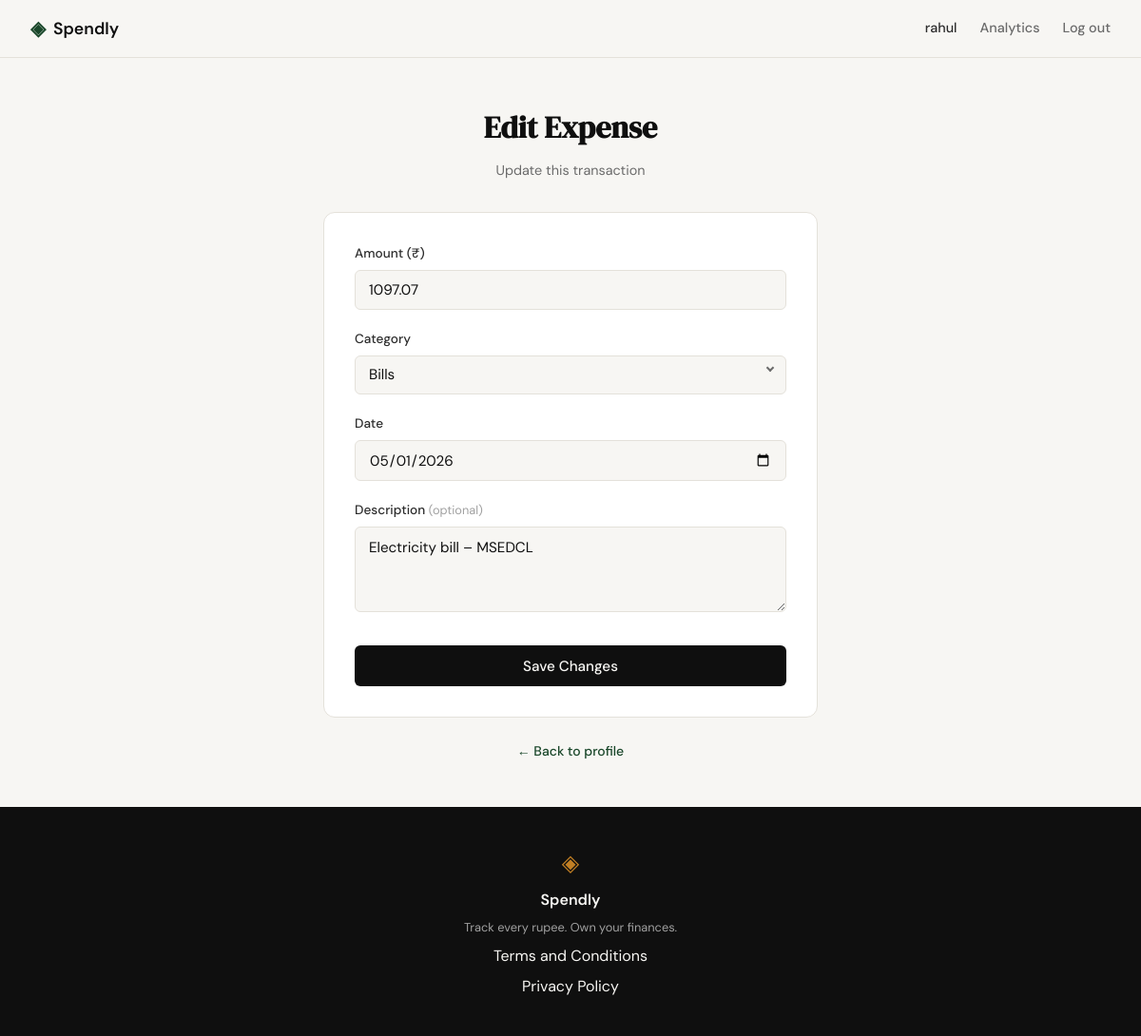
Before: /expenses/14/edit (signed in) with the older database file.
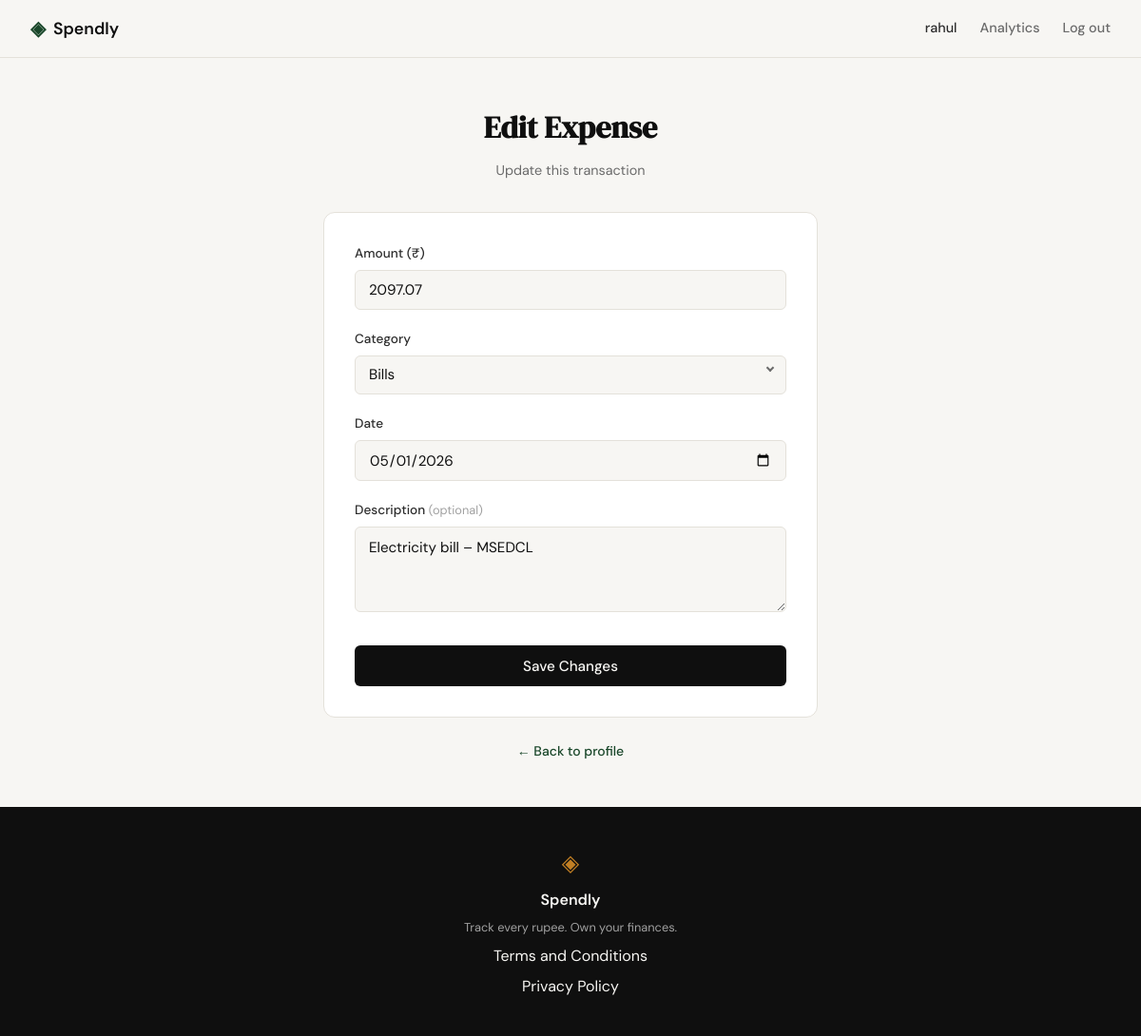
After: the same page with the newer database file.
### tables this page shows
CREATE TABLE expenses (
            id          INTEGER PRIMARY KEY AUTOINCREMENT,
            user_id     INTEGER NOT NULL REFERENCES users(id),
            amount      REAL    NOT NULL,
            category    TEXT    NOT NULL,
            date        TEXT    NOT NULL,
            description TEXT,
            created_at  TEXT    DEFAULT (datetime('now'))
        );

### app.py (the view, shortened to what this page needs)
@app.route("/expenses/<int:expense_id>/edit", methods=["GET", "POST"])
def edit_expense(expense_id):
    if not session.get("user_id"):
        return redirect(url_for("login"))
    expense = get_expense_by_id(expense_id, session["user_id"])
    if expense is None:
        abort(404)
    form = {
        "amount": expense["amount"],
        "category": expense["category"],
        "date": expense["date"],
        "description": expense["description"] or "",
    }
    return render_template(
        "edit_expense.html",
        error=None,
        form=form,
        categories=ALLOWED_CATEGORIES,
        expense_id=expense_id,
    )

### database/db.py (called while the page is built)
def get_db():
    conn = sqlite3.connect(DB_PATH)
    conn.row_factory = sqlite3.Row
    conn.execute("PRAGMA foreign_keys = ON")
    return conn

def get_expense_by_id(expense_id, user_id):
    conn = get_db()
    try:
        return conn.execute(
            "SELECT id, user_id, amount, category, date, description"
            " FROM expenses WHERE id = ? AND user_id = ?",
            (expense_id, user_id),
        ).fetchone()
    finally:
        conn.close()

### templates/edit_expense.html (shortened to what this page needs)
{% extends "base.html" %}
{% block head %}
<link rel="stylesheet" href="{{ url_for('static', filename='css/edit_expense.css') }}">
{% endblock %}
{% block content %}
<section class="auth-section">
    <div class="auth-container edit-expense-container">
        <div class="auth-header">
            <h1 class="auth-title">Edit Expense</h1>
            <p class="auth-subtitle">Update this transaction</p>
        </div>
        <div class="auth-card">
            <form method="POST" action="{{ url_for('edit_expense', expense_id=expense_id) }}">
                <div class="form-group">
                    <label for="amount">Amount (&#8377;)</label>
                    <input type="number"
                           id="amount"
                           name="amount"
                           class="form-input"
                           placeholder="0.00"
                           step="0.01"
                           min="0.01"
                           value="{{ form.amount or '' }}"
                           required
                           autofocus>
                </div>
                <div class="form-group">
                    <label for="category">Category</label>
                    <select id="category" name="category" class="form-input form-select" required>
                        {% for cat in categories %}
                        <option value="{{ cat }}" {% if form.category == cat %}selected{% endif %}>{{ cat }}</option>
                        {% endfor %}
                    </select>
                </div>
                <div class="form-group">
                    <label for="date">Date</label>
                    <input type="date"
                           id="date"
                           name="date"
                           class="form-input"
                           value="{{ form.date or '' }}"
                           required>
                </div>
                <div class="form-group">
                    <label for="description">Description <span class="edit-expense-optional">(optional)</span></label>
                    <textarea id="description"
                              name="description"
                              class="form-input edit-expense-textarea"
                              placeholder="e.g. Lunch at the deli"
                              rows="3">{{ form.description or '' }}</textarea>
                </div>
                <button type="submit" class="btn-submit">Save Changes</button>
            </form>
        </div>
        <p class="auth-switch">
            <a href="{{ url_for('profile') }}">&#8592; Back to profile</a>
        </p>
    </div>
</section>
{% endblock %}

### templates/base.html (shortened to what this page needs)
<!DOCTYPE html>
<html lang="en">
<head>
    <link rel="stylesheet" href="{{ url_for('static', filename='css/style.css') }}">
    {% block head %}{% endblock %}
</head>
<body>
    <nav class="navbar">
        <div class="nav-inner">
            <a href="{{ url_for('landing') }}" class="nav-brand">
                <span class="brand-icon">◈</span>
                <span class="brand-name">Spendly</span>
            </a>
            <div class="nav-links">
                {% if session.get('user_id') %}
                <span class="nav-user-name">{{ session.get('user_name') }}</span>
                <a href="{{ url_for('analytics') }}" class="{% if request.endpoint == 'analytics' %}nav-active{% endif %}">Analytics</a>
                <a href="{{ url_for('logout') }}">Log out</a>
                {% else %}
                <a href="{{ url_for('login') }}">Sign in</a>
                <a href="{{ url_for('register') }}" class="nav-cta">Get started</a>
                {% endif %}
            </div>
        </div>
    </nav>
    <main class="main-content">
        {% block content %}{% endblock %}
    </main>
    <footer class="footer">
        <div class="footer-inner">
            <span class="brand-icon">◈</span>
            <span class="footer-name">Spendly</span>
            <p class="footer-copy">Track every rupee. Own your finances.</p>
            <a href="/terms">Terms and Conditions</a>
            <a href="/privacy">Privacy Policy</a>
        </div>
    </footer>
</body>
</html>

### static/css/style.css (style rules this page uses)
:root { --ink: #0f0f0f; --ink-soft: #2d2d2d; --ink-muted: #6b6b6b; --ink-faint: #a0a0a0; --paper: #f7f6f3; --paper-warm: #f0ede6; --paper-card: #ffffff; --accent: #1a472a; --accent-light: #e8f0eb; --accent-2: #c17f24; --accent-2-light: #fdf3e3; --danger: #c0392b; --danger-light: #fdecea; --border: #e4e1da; --border-soft: #eeebe4; --font-display: 'DM Serif Display', Georgia, serif; --font-body: 'DM Sans', system-ui, sans-serif; --max-width: 1200px; --auth-width: 440px; --radius-sm: 6px; --radius-md: 12px; --radius-lg: 20px; }
*, *::before, *::after { box-sizing: border-box; margin: 0; padding: 0; }
html { font-size: 16px; scroll-behavior: smooth; }
body { background: var(--paper); color: var(--ink); font-family: var(--font-body); font-size: 1rem; line-height: 1.6; -webkit-font-smoothing: antialiased; }
a { color: inherit; text-decoration: none; }
.navbar { position: sticky; top: 0; z-index: 100; background: var(--paper); border-bottom: 1px solid var(--border); padding: 0 2rem; }
.nav-inner { max-width: var(--max-width); margin: 0 auto; height: 60px; display: flex; align-items: center; justify-content: space-between; }
.nav-brand { display: flex; align-items: center; gap: 0.5rem; font-family: var(--font-body); font-weight: 600; font-size: 1.1rem; color: var(--ink); }
.brand-icon { color: var(--accent); font-size: 1.3rem; }
.brand-name { color: var(--ink); }
.nav-links { display: flex; align-items: center; gap: 1.5rem; font-size: 0.9rem; font-weight: 500; }
.nav-links a { color: var(--ink-muted); transition: color 0.2s; }
.nav-user-name { font-size: 0.9rem; font-weight: 500; color: var(--ink-soft); }
.main-content { min-height: calc(100vh - 60px - 100px); }
.auth-section { min-height: calc(100vh - 60px - 100px); display: flex; align-items: center; justify-content: center; padding: 3rem 2rem; }
.auth-container { width: 100%; max-width: var(--auth-width); }
.auth-header { text-align: center; margin-bottom: 2rem; }
.auth-title { font-family: var(--font-display); font-size: 2rem; color: var(--ink); margin-bottom: 0.5rem; }
.auth-subtitle { font-size: 0.9rem; color: var(--ink-muted); }
.auth-card { background: var(--paper-card); border: 1px solid var(--border); border-radius: var(--radius-md); padding: 2rem; margin-bottom: 1.5rem; }
.form-group { margin-bottom: 1.25rem; }
.form-group label { display: block; font-size: 0.85rem; font-weight: 500; color: var(--ink-soft); margin-bottom: 0.4rem; }
.form-input { width: 100%; padding: 0.6rem 0.875rem; border: 1px solid var(--border); border-radius: var(--radius-sm); font-family: var(--font-body); font-size: 0.95rem; color: var(--ink); background: var(--paper); outline: none; transition: border-color 0.2s; }
.form-input::placeholder { color: var(--ink-faint); }
.btn-submit { width: 100%; padding: 0.7rem; background: var(--ink); color: var(--paper); border: none; border-radius: var(--radius-sm); font-family: var(--font-body); font-size: 0.95rem; font-weight: 500; cursor: pointer; transition: background 0.2s; margin-top: 0.5rem; }
.auth-switch { text-align: center; font-size: 0.875rem; color: var(--ink-muted); }
.auth-switch a { color: var(--accent); font-weight: 500; }
.footer { background: var(--ink); color: var(--paper); padding: 2.5rem 2rem; text-align: center; }
.footer-inner { display: flex; flex-direction: column; align-items: center; gap: 0.4rem; }
.footer .brand-icon { color: var(--accent-2); font-size: 1.5rem; }
.footer-name { font-weight: 600; font-size: 1rem; }
.footer-copy { font-size: 0.8rem; color: var(--ink-faint); }

### static/css/edit_expense.css (style rules this page uses)
.edit-expense-container { max-width: 520px; }
.form-select { appearance: none; -webkit-appearance: none; padding-right: 2.25rem; cursor: pointer; }
.form-group:has(.form-select) { position: relative; }
.form-group:has(.form-select)::after { content: ''; position: absolute; right: 0.875rem; top: 50%; transform: translateY(4px) rotate(45deg); width: 6px; height: 6px; border-right: 2px solid var(--ink-muted); border-bottom: 2px solid var(--ink-muted); pointer-events: none; }
.edit-expense-textarea { resize: vertical; min-height: 80px; line-height: 1.5; }
.edit-expense-optional { font-size: 0.8rem; font-weight: 400; color: var(--ink-faint); }

Changed rows visible on the page:
changed expenses "Bills": amount "1097.07" → "2097.07"
